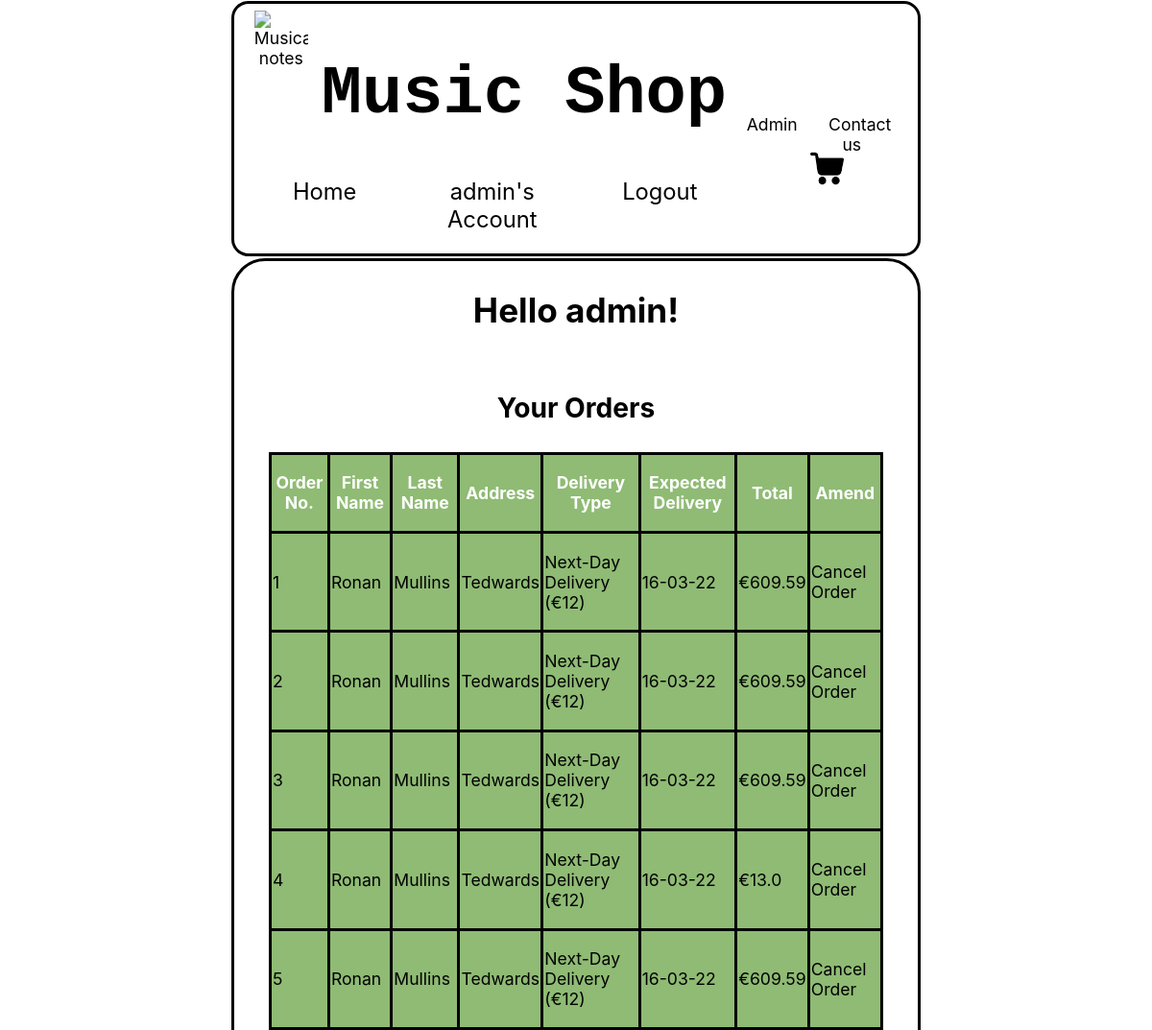
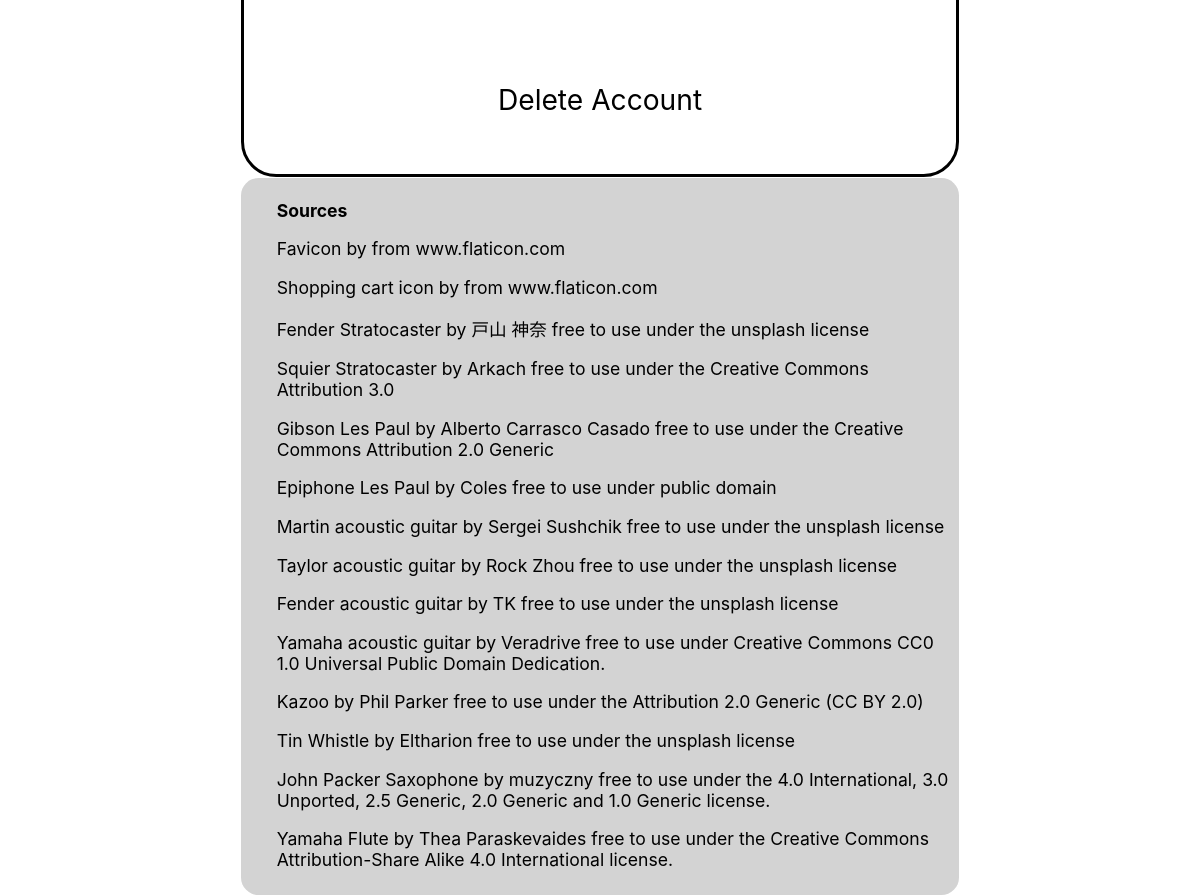
Page /user_account (signed in) on the committed database (2 pictures, top to bottom).
### tables this page shows
CREATE TABLE orders
(   
    order_no INTEGER PRIMARY KEY AUTOINCREMENT,
    user_id TEXT NOT NULL,
    first_name TEXT NOT NULL,
    last_name TEXT NOT NULL,
    address TEXT NOT NULL,
    delivery_type TEXT NOT NULL,
    delivery_date TEXT NOT NULL,
    instrument_id INTEGER NOT NULL,
    names TEXT NOT NULL,
    categories TEXT NOT NULL,
    prices TEXT NOT NULL,
    total REAL NOT NULL
);

### app.py (the view)
@app.route("/user_account", methods=["GET","POST"])
@login_required
def user_account():
    if session['user_id']:
        user_id = session['user_id']
        db = get_db()
        orders = db.execute("""SELECT * FROM orders WHERE user_id =  ?;""", (user_id,)).fetchall()
        return render_template("user_account.html", orders=orders)
    else:
        return redirect(url_for("index"))

### app.py (called while the page is built)
@app.before_request
def load_logged_in_user():
    g.user = session.get("user_id", None)

def login_required(view):
    @wraps(view)
    def wrapped_view(**kwargs):
        if g.user is None:
            return redirect(url_for("login", next=request.url))
        return view(**kwargs)
    return wrapped_view

### database.py (called while the page is built)
def get_db():
    if "db" not in g:
        g.db = sqlite3.connect(DATABASE,
            detect_types=sqlite3.PARSE_DECLTYPES
        )
        g.db.row_factory = sqlite3.Row
    return g.db

### templates/user_account.html (shortened to what this page needs)
{% extends "base.html" %}
{% block main_content %}
<section id="user">
    <h2>Hello {{ g.user }}!</h2>
    <h3>Your Orders</h3>
    <table id="user_table">
            <tr>
                <th><p>Order No.</p></th>
                <th><p>First Name</p></th>
                <th><p>Last Name</p></th>
                <th><p>Address</p></th>
                <th><p>Delivery Type</p></th>
                <th><p>Expected Delivery</p></th>
                <th><p>Total</p></th>
                <th><p>Amend</p></th>
            </tr>
        {% for order in orders %}
            <tr>
                <td><p>{{ order["order_no"] }}</p></td>
                <td><p>{{ order["first_name"] }}</p></td>
                <td><p>{{ order["last_name"] }}</p></td>
                <td><p>{{ order["address"] }}</p></td>
                <td><p>{{ order["delivery_type"] }}</p></td>
                <td><p>{{ order["delivery_date"] }}</p></td>
                <td><p>€{{ order["total"] }}</p></td>
                <td><a href="{{ url_for('remove_order', order_no=order['order_no']) }}">Cancel Order</a></td>
            </tr>
        {% endfor %}
    </table>
    <ul>
        <li><a href="{{ url_for('confirmation') }}">Delete Account</a></li>
    </ul>
</section>
{% endblock %}

### templates/base.html (shortened to what this page needs)
<!DOCTYPE html>
<html lang="en">
    <head>
        <link rel="stylesheet" href="{{ url_for('static', filename='styles.css')}}" />
    </head>
	<body class="wrapper">
        <header>
            <img src ="{{ url_for('static', filename='music-note.png') }}" width="8%" alt="Musical notes"/>
            <h1 id="title"><a href="{{ url_for('index')}}">Music Shop</a></h1>
            <nav>
                <ul id="nav_container">
                    <li><a href="{{ url_for('index')}}">Home</a></li>
                    {% if g.user %}
                    <li><a href="{{ url_for('user_account') }}">{{ g.user }}'s Account</a></li>
                    <li><a href="{{ url_for('logout') }}">Logout</a></li>
                    {% else %}
                    <li><a href="{{ url_for('login') }}">Login</a></li>
                    <li><a href="{{ url_for('register') }}">Register</a></li>
                    {% endif %}
                    <li><a href="{{ url_for('cart') }}"><img src ="{{ url_for('static', filename='cart.png') }}" width="20%" alt="Cart icon"/></a></li>
                </ul>
                <ul id="nav_container2">
                    <li><a href="{{ url_for('admin')}}">Admin</a></li>
                    <li><a href="{{ url_for('contact')}}">Contact us</a></li>
                </ul>
            </nav>
        </header>
        <main>
            {% block main_content %}{% endblock %}
        </main>
		<footer>
            <h2>Sources</h2>
            <p><a href="https://www.flaticon.com/free-icon/music-note_651717?term=musical%20instrument&page=1&position=1&page=1&position=1&related_id=651717&origin=search#" title="flaticon">Favicon</a> by from <a href="https://www.flaticon.com/" title="Flaticon">www.flaticon.com</a></p>
            <p><a href="https://www.flaticon.com/free-icon/music-note_651717?term=musical%20instrument&page=1&position=1&page=1&position=1&related_id=651717&origin=search#" title="flaticon">Shopping cart icon</a> by from <a href="https://www.flaticon.com/" title="Flaticon">www.flaticon.com</a></p>
            <p><a href="https://unsplash.com/photos/-BjOozA1Emg">Fender Stratocaster</a> by 戸山 神奈 free to use under the unsplash license</p>
            <p><a href="https://commons.wikimedia.org/wiki/File:Modified_Fender_Squier_Stratocaster.jpg">Squier Stratocaster</a> by Arkach free to use under the Creative Commons Attribution 3.0</p>
            <p><a href="https://commons.wikimedia.org/wiki/File:Madrid-Gibson_Les_Paul_(2009).jpg">Gibson Les Paul</a> by Alberto Carrasco Casado free to use under the Creative Commons Attribution 2.0 Generic</p>
            <p><a href="https://commons.wikimedia.org/wiki/File:Les_Paul_100.JPG">Epiphone Les Paul</a> by Coles free to use under public domain</p>
            <p><a href="https://unsplash.com/photos/Dyo5xZX687M">Martin acoustic guitar</a> by Sergei Sushchik  free to use under the unsplash license</p>
            <p><a href="https://unsplash.com/photos/-6cScQvixFY">Taylor acoustic guitar</a> by Rock Zhou free to use under the unsplash license</p>
            <p><a href="https://unsplash.com/photos/DSjILstcB78">Fender acoustic guitar</a> by TK free to use under the unsplash license</p>
            <p><a href="https://unsplash.com/photos/-BjOozA1Emg">Yamaha acoustic guitar</a> by Veradrive free to use under Creative Commons CC0 1.0 Universal Public Domain Dedication.</p>
            <p><a href="https://www.flickr.com/photos/45131642@N00/24462245013">Kazoo</a> by Phil Parker free to use under the Attribution 2.0 Generic (CC BY 2.0)</p>
            <p><a href="https://commons.wikimedia.org/wiki/File:Tin_whistle.jpg">Tin Whistle</a> by Eltharion free to use under the unsplash license</p>
            <p><a href="https://commons.wikimedia.org/wiki/File:Saksofon_altowy_Serie_III_GP_firmy_Selmer.jpg">John Packer Saxophone</a> by muzyczny free to use under the 4.0 International, 3.0 Unported, 2.5 Generic, 2.0 Generic and 1.0 Generic license.</p>
            <p><a href="https://commons.wikimedia.org/wiki/File:Western_Concert_Flute.jpg">Yamaha Flute</a> by Thea Paraskevaides free to use under the Creative Commons Attribution-Share Alike 4.0 International license.</p>
		</footer>
	</body>
</html>

### static/styles.css (style rules this page uses)
html { scroll-behavior: smooth; zoom: 110%; }
html>* { margin-left: 20%; margin-right: 20%; margin-top: 0%; margin-bottom: 0%; padding: 0% 0% 0% 0%; font-family:-apple-system, BlinkMacSystemFont, 'Segoe UI', Roboto, Oxygen, Ubuntu, Cantarell, 'Open Sans', 'Helvetica Neue', sans-serif; }
h1 { text-align: left; }
h2 { text-align: center;font-size: 1em; }
ul { text-decoration: none; text-decoration-style: none; list-style: none; }
a:link { color:black; }
a { cursor: pointer;text-decoration: none; text-decoration-style: none; }
.wrapper { display: flex; flex-flow: row wrap; }
.wrapper>* { flex: 1 100%; text-align: center; }
#title { font-family: 'Courier New', monospace; font-size: 4em; padding-left: 12%; }
header { border:solid black; border-radius: 1em; background: white; padding: 1% 1% 1% 1%; margin: 0.1% 0.1% 0.1% 0.1%; }
header>img { float: left; padding-left: 2%; }
#nav_container { display: flex; font-size: 4.5em; padding: 0% 0% 0% 0%; margin: 0% 0% 0% 0%; }
#nav_container>li { flex:1; font-size: 0.3em; margin-bottom: 2%; }
#nav_container li:last-child { position: relative; bottom: 25px; }
#nav_container2 { display: flex; float:right; margin-top: -20%; margin-right: 2%; padding-left: 35%; font-size: 1em; inline-size: 25%; }
#nav_container2>li { flex:1; padding: 1%; }
#nav_container2>li>a { padding: 5% 5% 5% 5%; margin: 5% 5% 5% 5%; }
footer { background: lightgray; text-align: left; border-radius: 1em; padding: 1% 1% 1% 5%; margin: 0.1% 0.1% 0.1% 0.1%; }
footer>h2 { text-align: left; }
footer>p { text-align: left; font-size: 1em; }
main { text-align: left; border-style: solid; border-color: black; height: 150%; font-size: 2em; border-radius: 1em; padding: 0.1% 0.1% 0.1% 0.1%; margin: 0.1% 0.1% 0.1% 0.1%; }
#admin_table td,th { border: solid black; }
#admin #admin_table td,th { border: solid black; }
#add_instrument #admin_table td,th { border: solid black; }
#remove_instrument #admin_table td,th { border: solid black; }
#remove_order #admin_table td,th { border: solid black; }
#user>h3 { padding-top: 5%; font-size: 0.8em; }
#user>ul { display: flex; font-size: 0.8em; padding-left: 10%; padding-right: 10%; }
#user>ul>li { flex:1; margin-left: 8%; margin-right: 8%; padding-top: 2%; padding-bottom: 5%; }
#user>ul { list-style: none; flex-wrap: wrap; }
#user>ul>li>a { color: black; background-color: white; border-color: black; border-radius: 10em; padding: 1% 1% 1% 1%; margin: 1% 1% 1% 1%; }
#user_table { background-color: rgb(143, 187, 116); border-collapse: collapse; width: 90%; font-size: 0.5em; margin-bottom: 10%; padding-left: 15%; padding-right: 15%; margin-left: 5%; margin-right: 5%; }
#user_table td,th { border: solid black; }
#user_table th { border-radius: 1em; color: white; text-align: center; }
#user_table td { text-align: left; }

### rows in the picture
orders: order_no "1", first_name "Ronan", last_name "Mullins", address "Tedwards", delivery_type "Next-Day Delivery (€12)", delivery_date "16-03-22", total "609.59"
orders: order_no "2", first_name "Ronan", last_name "Mullins", address "Tedwards", delivery_type "Next-Day Delivery (€12)", delivery_date "16-03-22", total "609.59"
orders: order_no "3", first_name "Ronan", last_name "Mullins", address "Tedwards", delivery_type "Next-Day Delivery (€12)", delivery_date "16-03-22", total "609.59"
orders: order_no "4", first_name "Ronan", last_name "Mullins", address "Tedwards", delivery_type "Next-Day Delivery (€12)", delivery_date "16-03-22", total "13.0"
orders: order_no "5", first_name "Ronan", last_name "Mullins", address "Tedwards", delivery_type "Next-Day Delivery (€12)", delivery_date "16-03-22", total "609.59"

### other values in the picture
{{ g.user }} "admin"
